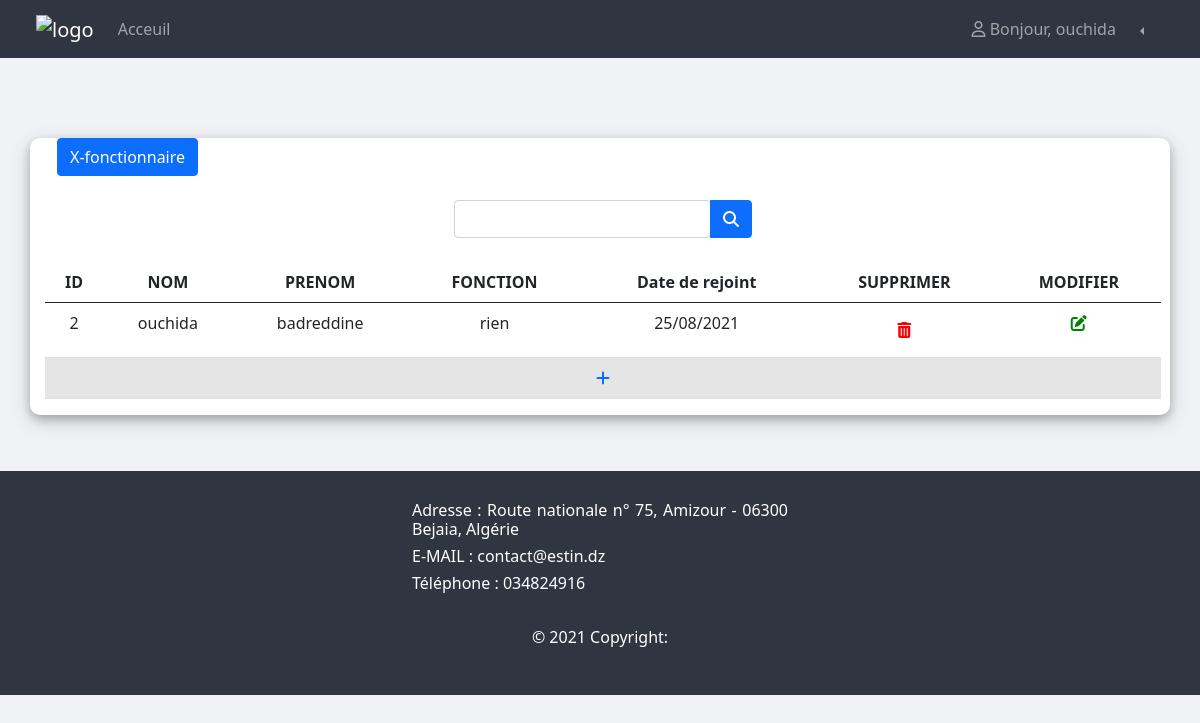
/ats (signed in), run on the app's committed database.
### myapp/models.py (models this page shows, shortened)
class Utilisateur(AbstractBaseUser):
    email = models.EmailField(verbose_name="email", max_length=60, unique=True)
    username = models.CharField(max_length=30, unique=True)
    nom = models.CharField(max_length=30)
    prenom = models.CharField(max_length=30)
    numero = models.CharField(max_length=10)
    fonction = models.CharField(max_length=1,choices=FONCTION,null=False)
    profile_pic = models.ImageField(default="profile.jpg", null=True, blank=True)
    date_joined = models.DateTimeField(verbose_name='date joined', auto_now_add=True)
    last_login = models.DateTimeField(verbose_name='last login', auto_now=True)
    is_admin = models.BooleanField(default=False)
    is_active = models.BooleanField(default=True)
    is_staff = models.BooleanField(default=False)
    is_superuser = models.BooleanField(default=False)
    USERNAME_FIELD = 'username'
    REQUIRED_FIELDS = ['email']
    objects = MyAccountManager()
    def __str__(self):
	    return self.username

class Employee(models.Model):
    image = models.ImageField(default="profile.jpg", null=True, blank=True)
    nom = models.CharField(max_length=30)
    prenom = models.CharField(max_length=30)
    function=models.CharField(choices=FONCTION2 , max_length=3,null=True)
    numero =models.CharField(max_length=10,null=True)
    naissance=models.DateField()
    adresse = models.CharField(max_length=200,null=True)
    email = models.EmailField(max_length=200,null=True)
    situation = models.CharField(choices=SITUATION_FAMILIALE , max_length=1,null=True)
    date_joined = models.DateField()
    date_recretment  = models.DateField()
    Nenfant=models.IntegerField()
    nature=models.CharField(choices=NATURE , max_length=1,null=True)
    numccp=models.IntegerField()
    numss=models.IntegerField()
    Xfonctionnair = models.BooleanField(default=False)
    motif = models.CharField(default="N", choices=MOTIF,max_length=2)
    date_supression = models.DateField(auto_now_add=True,null=True,blank=True)
    comentaire = models.TextField(null=True,blank=True)
    date_effet = models.DateField(blank=True,null=True)
    cheked = models.BooleanField(default=False)
    is_greater_than_2 = models.BooleanField(default=False)
    is_greater_than_10 = models.BooleanField(default=False)
    decision = models.CharField(default="N",max_length=1,choices=DECISION)
    color = models.CharField(max_length=10,null=True,blank=True)
    checked = models.BooleanField(default=False)
    date = models.DateField(blank=True,null=True)
    alerte = models.CharField(default="0", max_length=1,choices=ALERT)

### myapp/views.py (the view)
# urls.py: path('ats',EmployeeView,name="ats"),
@login_required
def EmployeeView(request):
    employees = Employee.objects.all()
    for employee in employees :
        checkPromos(request,employee.id)
    search_post = request.GET.get('search')
    if search_post:
        by_name = Employee.objects.filter(Q(nom__icontains=search_post),Xfonctionnair=False)
        by_prenon = Employee.objects.filter(Q(prenom__icontains=search_post),Xfonctionnair=False)
        by_func = Employee.objects.filter(Q(function__icontains=search_post),Xfonctionnair=False)
        employees = list(chain(by_name,by_prenon,by_func))
    else :
        try :
            employees = Employee.objects.filter(Xfonctionnair=False)
        except ObjectDoesNotExist:
            messages.add_message(request, messages.WARNING, 'Operation indesirable.')
            return redirect('/')
    current = datetime.now()
    currentYear = current.year
    currentMonth = current.month
    currentDay = current.day
    end = datetime(currentYear,currentMonth,currentDay)
    num = 5
    paginator = Paginator(employees,num)
    page_number = request.GET.get('page')
    if page_number == None :
        page_number = 1
    page_obj = paginator.get_page(page_number)
    is_paginated = (len(page_obj)==num)
    for employee in page_obj :
        if employee.cheked :
            if employee.date_effet != None :
                d2 = employee.date_effet
                ppp = d2.strftime("%d/%m/%Y")
                l = ppp.split('/')
                start = datetime(
                    int(l[2]),
                    int(l[1]),
                    int(l[0]),
                )
                diff = relativedelta.relativedelta(end,start)
                if diff.years >= 2 :
                    if (diff.years == 2) and (diff.months >= 6) :
                        employee.is_greater_than_2 = True
                    elif diff.years > 2 :
                        employee.is_greater_than_2 = True
                    employee.is_greater_than_10 =False
                if diff.years >= 10 :
                    employee.is_greater_than_10 =True
                    employee.is_greater_than_2 = False
                if diff.years <= 2 :
                    employee.is_greater_than_2 = False
                    employee.is_greater_than_10 =False
                employee.save()
                if employee.is_greater_than_2 and employee.decision == 'C':
                    employee.color = "#FFA500"
                elif  employee.is_greater_than_2 and employee.decision == 'A':
                    employee.color = "#008000"
                elif employee.is_greater_than_10 :
                    employee.color = "#FF0000"
                else :
                    employee.color = "#FFF"
                employee.save()
                print(diff.years , ' years, ', diff.months, ' months and ', diff.days, ' days')
        else :
            print('no')
            print(employee.cheked)
            employee.color = "#FFF"
            employee.save()
    fonctionnaire = False
    fonctionnaireJs = 1
    context = {'employees':page_obj,'page_number':page_number,'is_paginated':is_paginated,'fonctionnaire':fonctionnaire,'fonctionnaireJs':fonctionnaireJs}
    return render(request,"employee.html",context)

### myapp/views.py (called while the page is built, shortened)
def checkPromos(request,pk):
    employee = Employee.objects.get(pk=pk)
    return False

### templates/employee.html (shortened to what this page needs)
{% extends 'main.html' %} {%block title%}Espace ATS{%endblock%} {%block body%}
<div class="container home" style="height: 100%">
  <div class="row" style="margin-left: 3px">
    {% if fonctionnaire %}
    <small>
      <a href="{% url 'ats' %}" class="btn btn-primary">fonctionnaire</a>
    </small>
    {% else %}
    <small>
      <a href="{% url 'Xfonctionnaire' %}" class="btn btn-primary"
        >X-fonctionnaire</a
      >
    </small>
    {% endif %}
    <form action="{% url 'ats' %}" method="get">
      <div class="input-group search">
        <div class="form-outline">
          <input type="search" name="search" class="form-control" />
        </div>
        <button type="submit" class="btn btn-primary">
          <i class="fas fa-search"></i>
        </button>
      </div>
    </form>
    <table class="table">
      <thead>
        <tr>
          <th scope="col">ID</th>
          <th scope="col">NOM</th>
          <th scope="col">PRENOM</th>
          {% if not fonctionnaire %}
          <th scope="col">FONCTION</th>
          <th scope="col">Date de rejoint</th>
          <th scope="col">SUPPRIMER</th>
          <th scope="col">MODIFIER</th>
          {% else %}
          <th scope="col">Date de suppresion</th>
          <th scope="col">Motif</th>
          <th scope="col">Commentaire</th>
          <th scope="col">SUPPRIMER</th>
          {% endif %}
        </tr>
      </thead>
      <tbody>
        {% for employee in employees %}
        <tr
          style="background-color:{{employee.color}}"
          class="tr"
          data-nom="{{employee.nom}}"
          data-prenom="{{employee.prenom}}"
          data-id="{{employee.id}}"
          data-image="{{employee.image.url}}"
          data-numero="{{employee.numero}}"
        >
          <td>{{employee.id}}</td>
          <td>{{employee.nom}}</td>
          <td>{{employee.prenom}}</td>
          {% if not fonctionnaire %}
          <td>{{employee.get_function_display}}</td>
          <td>{{employee.date_joined|date:"d/m/Y"}}</td>
          <td>
            <button
              type="button"
              class="btn btn"
              data-bs-toggle="modal"
              data-bs-target="#employeeModel{{employee.id}}"
            >
              <i class="fa fa-trash" aria-hidden="true" style="color: red"></i>
            </button>
          </td>
          <td>
            <a href="{% url 'editats' employee.id %}">
              <i class="fas fa-edit" style="color: green"></i>
            </a>
          </td>
          {% endif %}
        </tr>
        {% endfor %}  {% if not fonctionnaire %}
        <tr>
          <td colspan="7" class="table-active add">
            <a href="{% url 'ajoutats' %}">
              <i class="fa fa-plus" aria-hidden="true"></i>
            </a>
          </td>
        </tr>
        {% endif %}
      </tbody>
    </table>
  </div>
</div>
{% endblock%}

### templates/navbar.html (shortened to what this page needs)
<nav class="navbar navbar-expand-lg navbar-dark">
  <div class="container-fluid">
    <a class="navbar-brand" href="/">
      <img
        src="https://estin.dz/wp-content/uploads/2020/11/cropped-estin_logo-mini-2-2.jpg"
        alt="logo"
      />
    </a>
    <div class="collapse navbar-collapse" id="navbarNav">
      <ul class="navbar-nav">
        <li class="nav-item">
          <a class="nav-link" aria-current="page" href="/">Acceuil</a>
        </li>
      </ul>
      <ul class="navbar-nav left">
        <li class="nav-item mx-2">
          <a class="nav-link" aria-current="page" href="#"
            ><i class="far fa-user"></i> Bonjour, {{request.user}}</a
          >
        </li>
        <li class="nav-item dropdown btn-group dropstart">
          <a
            class="nav-link dropdown-toggle"
            href="#"
            id="navbarDarkDropdownMenuLink"
            role="button"
            data-bs-toggle="dropdown"
            aria-expanded="false"
          >
          </a>
        </li>
      </ul>
    </div>
  </div>
</nav>

### static/css/styles.css (style rules this page uses)
a { text-decoration: none; }
.navbar, footer { background-color: #2f3541; }
.navbar .left { margin-left: auto; margin-right: 2rem; }
.navbar-brand img { width: 100px; margin-left: 1.5rem; }
.home { height: 70vh; display: flex; animation-name: animation; animation-duration: 1s; animation-fill-mode: forwards; margin-top: 5rem; margin-bottom: 3.5rem; border-radius: 10px; }
.home .row { width: 100%; }
th, td { text-align: center; }
.add { cursor: pointer; }
.home .search { width: 100%; display: flex; justify-content: center; margin: 1.5rem 0; }
.tr { cursor: pointer; }

### data on the page
Utilisateur: user "ouchida"
Employee: id "2", nom "ouchida", prenom "badreddine", function "rien", date_joined "25/08/2021"
